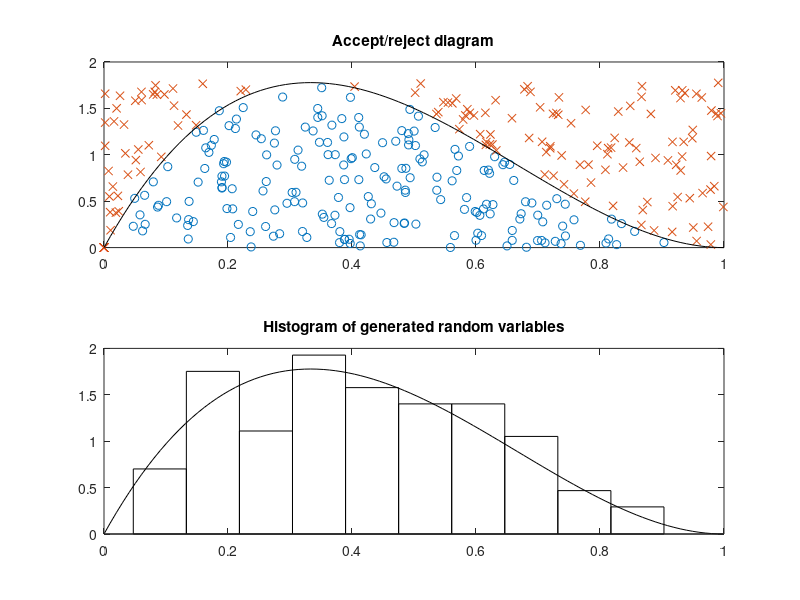
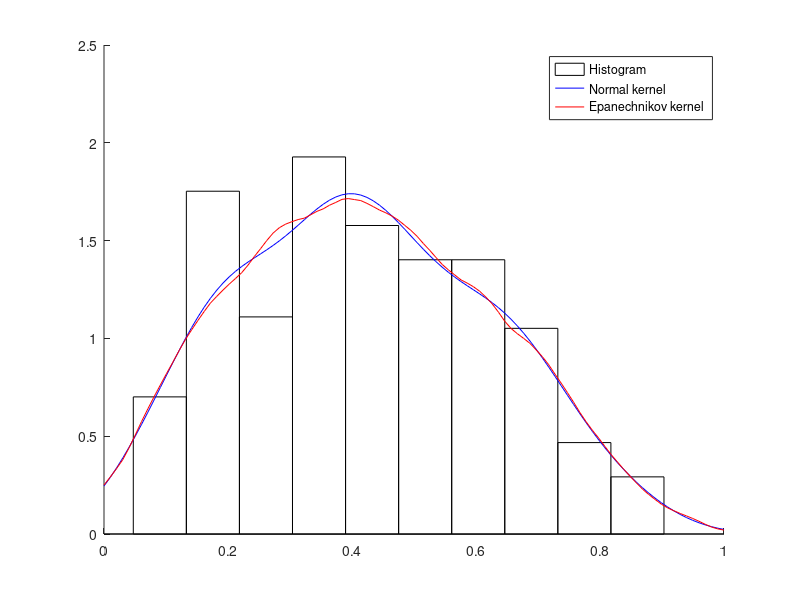
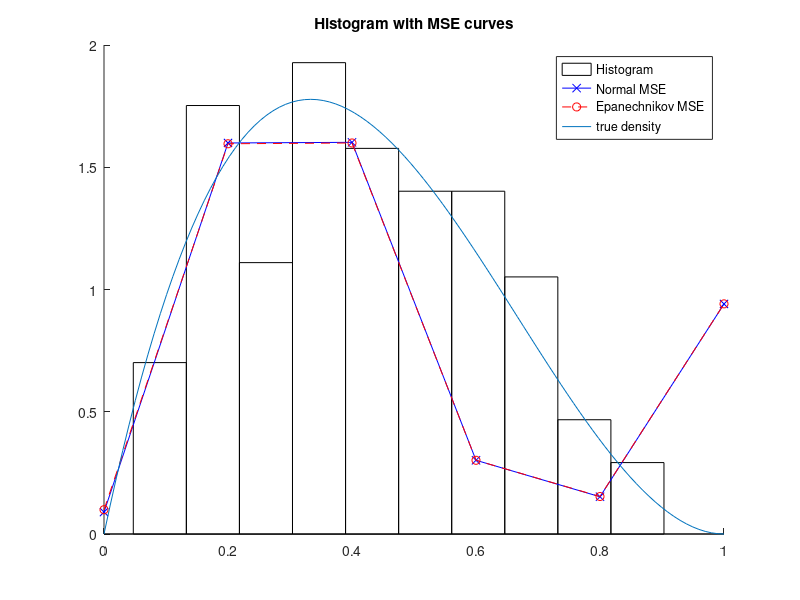

These figures' MATLAB source, in order:
%STAT572_Midterm1_1.m
%Adam Vaccaro
%Purpose: Consider pdf: f(x) = 12x(x-1)^2, 0<=x<=1
%(a) Use accept/reject method to generate random sample of size 200 from
%pdf.  Provide density histogram of the random numbers with the true
%density superimposed.  Calculate the probabilty of rejection.  Make figure
%showing accepted/rejected ariates as in Figure 4.3 in the text.
%(b) Implement the kernel density estimation procedure on the random sample
%you generated in part (a).  Use the Normal and Epanechnikov kernels.
%Make histogram of the random numbers with the kernel densities
%superimposed.
%(c) Using Monte Carlo simulation, estimate the MSE at x0 = [0:0.2:1] for
%both Kernel density estimates.

%% Set up
addpath(genpath('/Users/ADV/Documents/MATLAB/')) %add path to functions
clear all;
f_x = @(x) 12.*x.*(x-1).^2; %define pdf f(x) as function
n = 200; %sample size
%Pre-allocate storage space:
x = zeros(1,n); %random variates
xy = zeros(1,n); %corresponding y values
rej = zeros(1,n); %rejected variates
rejy = zeros(1,n); %corresponding y values
xs = linspace(0,1); %test axis
ns = length(xs); %length of test axis
ys = f_x(xs); %corresponding y values
c = f_x(1/3); %c value for accept/reject
%Initialize counters:
irv = 1;
irej = 1;

%% Accept/reject procedure:
while irv <= n
    y = rand;
    u = rand;
    if u <= f_x(y)/c
        x(irv) = y;
        xy(irv) = u*c;
        irv = irv + 1;
    else
        rej(irej) = y;
        rejy(irej) = u*c;
        irej = irej + 1;
    end
end

reject_rate = irej/(irej+irv); %rejection rate
%% Plotting
figure(1); clf;
subplot(211)
plot(x,xy,'o',rej,rejy,'x')
hold on
plot(xs,ys,'k')
hold off
title('Accept/reject diagram')
subplot(212)
[N,h] = hist(x);
N = N/(h(2)-h(1))/n;
bar(h,N,1,'w');
hold on;
plot(xs,ys,'k');
title('Histogram of generated random variables')



%% Normal kernel estimation:
X = x;
sig_squig = min(std(X),iqr(X)/1.348);
hN = 1.06*sig_squig*n^(-1/5);
fhatN=zeros(size(xs));
for i = 1:n
    f=exp(-(1/(2*hN^2))*(xs-X(i)).^2)/sqrt(2*pi)/hN;
    fhatN = fhatN+f/(n);
end

%% Epanechnikov kernel estimation:
fhatE = zeros(size(xs));
hE = hN*(30*sqrt(pi))^.2;
for i = 1:n
    dom=(xs-X(i))/hE;
    for j = 1:ns
        if abs(dom(j))<=1
            f(j)=3*(1-((xs(j)-X(i))/hE).^2)/(4*hE);
        else
            f(j) = 0;
        end
    end
    fhatE = fhatE+f/(n);
end

%% Plotting
figure(2); clf;
hold on
[N,h] = hist(x);
N = N/(h(2)-h(1))/n;
bar(h,N,1,'w');
plot(xs,fhatN,'b',xs,fhatE,'r')
axis([0 1 0 2.5])
legend('Histogram','Normal kernel', 'Epanechnikov kernel')

%% Monte Carlo
M = 100; %number of Monte Carlo trials
xs = [0:.2:1]; ns = length(xs);
%Pre-allocate storage for MC data:
fhatN_M = zeros(M,ns);
fhatE_M = zeros(M,ns);

for j = 1:M
    %Initialize counters:
    irv = 1;
    irej = 1;
    
    % Accept/reject
    while irv <= n
        y = rand;
        u = rand;
        if u <= f_x(y)/c
            x(irv) = y;
            xy(irv) = u*c;
            irv = irv + 1;
        else
            rej(irej) = y;
            rejy(irej) = u*c;
            irej = irej + 1;
        end
    end
    % Normal kernel estimation:
    X = x;
    sig_squig = min(std(X),iqr(X)/1.348);
    hN = 1.06*sig_squig*n^(-1/5);
    for i = 1:n
        f=exp(-(1/(2*hN^2))*(xs-X(i)).^2)/sqrt(2*pi)/hN;
        fhatN_M(j,:) = fhatN_M(j,:)+f/(n);
    end
    
    % Epanechnikov kernel estimation:
    hE = hN*(30*sqrt(pi))^.2;
    for i = 1:n
        dom=(xs-X(i))/hE;
        for k = 1:ns
            if abs(dom(k))<=1
                f(k)=3*(1-((xs(k)-X(i))/hE).^2)/(4*hE);
            else
                f(k) = 0;
            end
        end
        fhatE_M(j,:) = fhatE_M(j,:)+f/(n);
    end
end

%% Calculate MSE
xs00 = zeros(M,1);
MSE_N00 = immse(fhatN_M(:,1),xs00);
MSE_E00 = immse(fhatE_M(:,1),xs00);
xs02 = 0.2 + zeros(M,1);
MSE_N02 = immse(fhatN_M(:,2),xs02);
MSE_E02 = immse(fhatE_M(:,2),xs02);
xs04 = 0.4 + zeros(M,1);
MSE_N04 = immse(fhatN_M(:,3),xs04);
MSE_E04 = immse(fhatE_M(:,3),xs04);
xs06 = 0.6 + zeros(M,1);
MSE_N06 = immse(fhatN_M(:,4),xs06);
MSE_E06 = immse(fhatE_M(:,4),xs06);
xs08 = 0.8 + zeros(M,1);
MSE_N08 = immse(fhatN_M(:,5),xs08);
MSE_E08 = immse(fhatE_M(:,5),xs08);
xs10 = 1.0 + zeros(M,1);
MSE_N10 = immse(fhatN_M(:,6),xs10);
MSE_E10 = immse(fhatE_M(:,6),xs10);

MSE_N = [MSE_N00 MSE_N02 MSE_N04 MSE_N06 MSE_N08 MSE_N10];
MSE_E = [MSE_E00 MSE_E02 MSE_E04 MSE_E06 MSE_E08 MSE_E10];

%% Plotting
figure(3); clf;
hold on;
bar(h,N,1,'w')
plot(xs,MSE_N,'b-x',xs,MSE_E,'r--o')
plot(linspace(0,1),f_x(linspace(0,1)));
legend('Histogram','Normal MSE', 'Epanechnikov MSE', 'true density')
title('Histogram with MSE curves')
